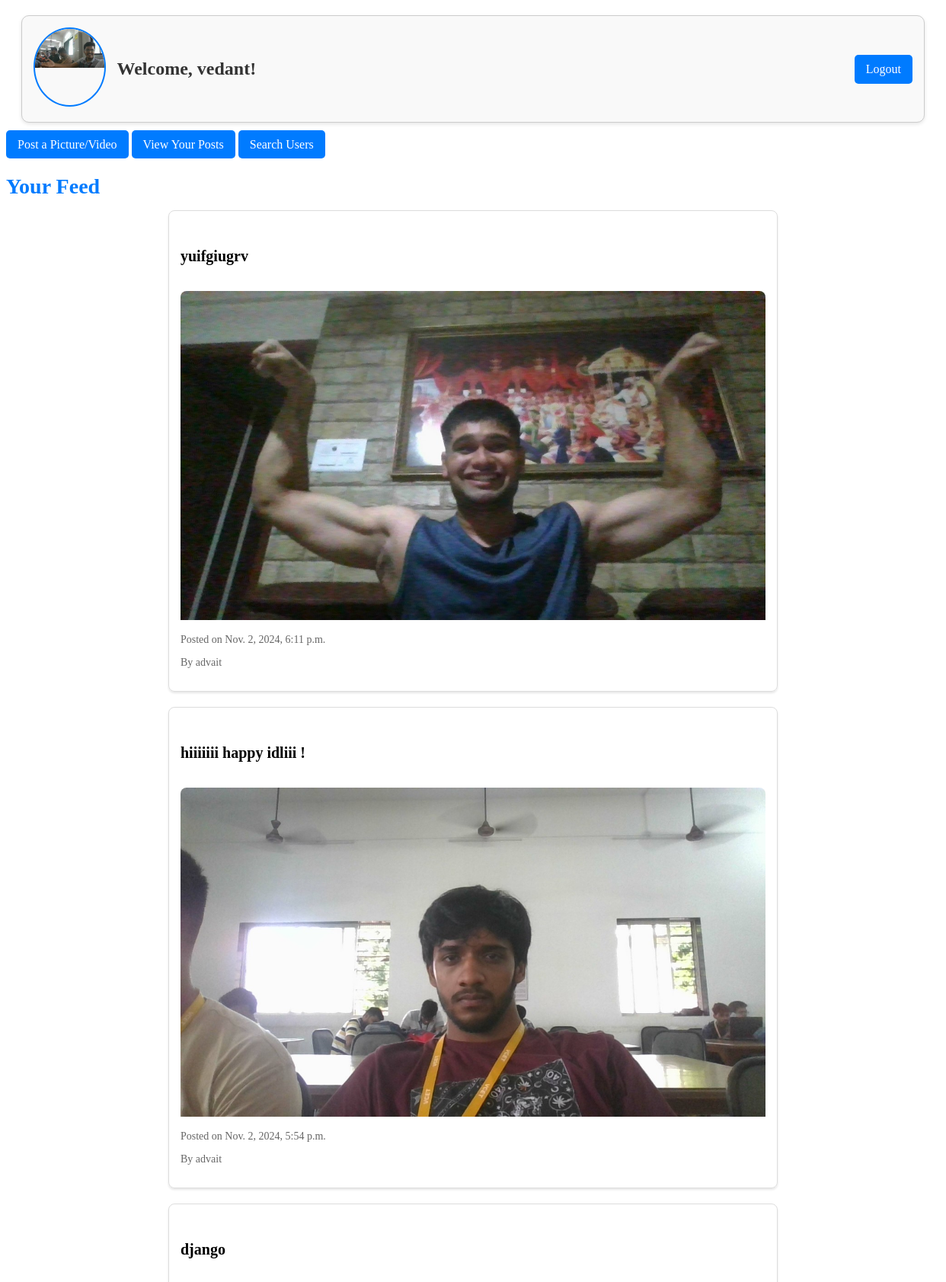
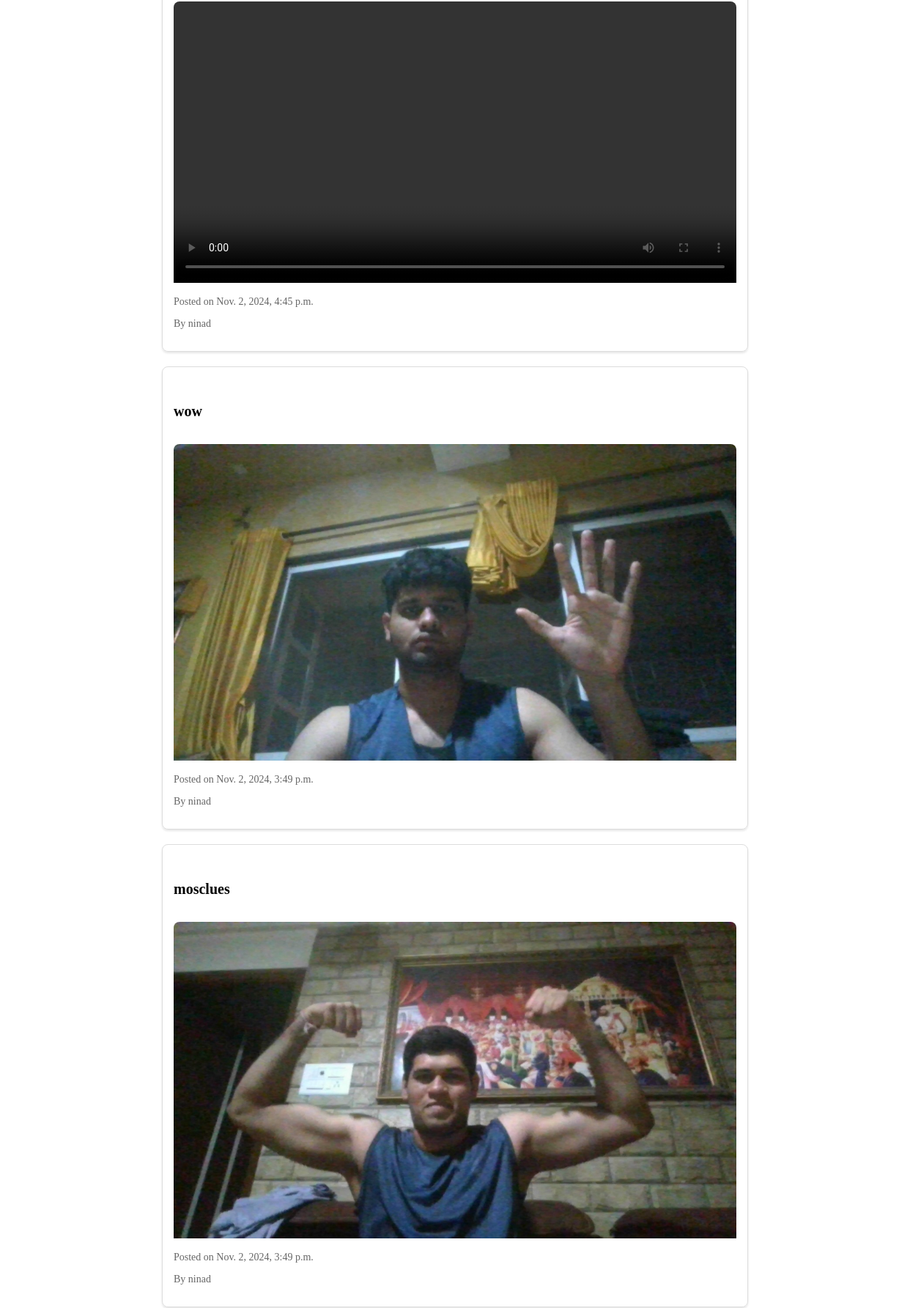
The page /home/ (signed in, upper part) on the database its author committed (2 pictures, top to bottom).
### accounts/models.py (models this page shows, shortened)
class Profile(models.Model):
    user = models.OneToOneField(User, on_delete=models.CASCADE)
    bio = models.TextField(blank=True)
    dob = models.DateField(null=True, blank=True)
    profile_picture = models.ImageField(default='default.jpg', upload_to='profile_pictures', blank=True, null=True)  # Use the new subdirectory

### home/models.py (models this page shows, shortened)
class Post(models.Model):
    user = models.ForeignKey(User, on_delete=models.CASCADE)
    content_image = models.ImageField(upload_to='post_images/', blank=True, null=True)  # Field for images
    content_video = models.FileField(upload_to='post_videos/', blank=True, null=True)  # Field for videos
    caption = models.TextField()
    created_at = models.DateTimeField(auto_now_add=True)

### home/views.py (the view)
# urls.py: path('home/', home_page, name='home'),
@login_required
def home_page(request):
    following_users = Follow.objects.filter(user=request.user).values_list('following', flat=True)
    user_posts = Post.objects.filter(user__id__in=following_users).order_by('-created_at')  # Sort by creation date
    try:
        profile = Profile.objects.get(user=request.user)  # Fetch the profile using the user ID
    except Profile.DoesNotExist:
        profile = None  # If no profile exists, handle it as needed
    return render(request, 'home.html', {
        'username': request.user.username,
        'profile': profile,
        'user_posts': user_posts,  # Handle case where profile is None
    })

### home/templates/home.html (shortened to what this page needs)
{% extends 'base.html' %}
{% block start %}
<div class="profile-container">
    <div class="profile-picture">
        {% if profile.profile_picture %}
            <img src="{{ profile.profile_picture.url }}" alt="Profile Picture" class="profile-image"/>
        {% else %}
            <p>No Profile Image</p>
        {% endif %}
    </div>
    <div class="username-container">
        <div class="username">
            Welcome, {{ user.username }}!
        </div>
        <a href="/logout/" class="btn btn-primary logout-btn">Logout</a>
    </div>
</div>
<div class="button-container">
    <a href="{% url 'upload_post' %}" class="btn btn-primary">Post a Picture/Video</a>
    <a href="{% url 'view_posts' %}" class="btn btn-primary">View Your Posts</a>
    <a href="{% url 'search_users' %}" class="btn btn-primary">Search Users</a>
</div>
    <h2 class="feed-title">Your Feed</h2>
    <div class="container">
        <div class="row">
            {% if user_posts %}
                {% for post in user_posts %}
                    <div class="col-md-4 mb-4">
                        <div class="card">
                            <div class="card-body">
                                <h5 class="card-title">{{ post.caption }}</h5>
                                {% if post.content_image %}
                                    <img src="{{ post.content_image.url }}" class="card-img-top" alt="Post Image">
                                {% elif post.content_video %}
                                    <video controls class="card-img-top">
                                        <source src="{{ post.content_video.url }}" type="video/mp4">
                                    </video>
                                {% endif %}
                                <p class="card-text">Posted on {{ post.created_at }}</p>
                                <p class="card-text">By {{ post.user.username }}</p>
                            </div>
                        </div>
                    </div>
                {% endfor %}
            {% else %}
                <p>No posts available from users you follow.</p>
            {% endif %}
        </div>
    </div>
{% endblock %}

### public/static/css/style.css (style rules this page uses)
.profile-container { display: flex; align-items: center; justify-content: flex-start; margin: 20px; padding: 15px; border: 1px solid #ccc; border-radius: 10px; background-color: #f9f9f9; box-shadow: 0 2px 5px rgba(0, 0, 0, 0.1); }
.profile-picture { width: 100px; height: 100px; border-radius: 50%; overflow: hidden; border: 2px solid #007bff; margin-right: 15px; }
.profile-picture img { width: 100%; height: auto; object-fit: cover; }
.username-container { display: flex; justify-content: space-between; align-items: center; width: 100%; }
.username { font-size: 24px; font-weight: bold; color: #333; margin-right: 10px; }
.btn { padding: 10px 15px; font-size: 16px; border: none; border-radius: 5px; background-color: #007bff; color: white; text-decoration: none; transition: background-color 0.3s ease; }
.feed-title { margin-top: 30px; margin-bottom: 15px; font-size: 28px; font-weight: bold; color: #007bff; }
.card { border: 1px solid #ddd; border-radius: 8px; box-shadow: 0 2px 3px rgba(0, 0, 0, 0.1); margin-bottom: 20px; overflow: hidden; }
.card-body { padding: 15px; }
.card-title { font-size: 20px; font-weight: bold; }
.card-text { font-size: 14px; color: #666; }
.container { max-width: 800px; margin: auto; }
.card-img-top { border-top-left-radius: 8px; border-top-right-radius: 8px; width: 100%; }
.profile-picture { width: 100px; height: 100px; border-radius: 50%; overflow: hidden; margin-bottom: 5px; }

### rows shown on the page
Profile: profile_picture (picture)
Post: caption "yuifgiugrv", content_image (picture), created_at "Nov. 2, 2024, 6:11 p.m.", user.username "advait"
Post: caption "hiiiiiii happy idliii !", content_image (picture), created_at "Nov. 2, 2024, 5:54 p.m.", user.username "advait"
Post: caption "django", created_at "Nov. 2, 2024, 4:45 p.m.", user.username "ninad"
Post: caption "wow", content_image (picture), created_at "Nov. 2, 2024, 3:49 p.m.", user.username "ninad"
Post: caption "mosclues", content_image (picture), created_at "Nov. 2, 2024, 3:49 p.m.", user.username "ninad"

### other values the page prints
{{ user.username }} "vedant"
